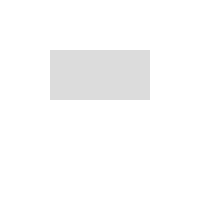
Frame 1 (no input)
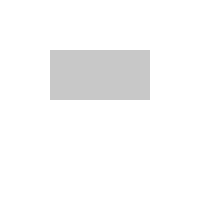
Frame 60 (the mouse pressed at the canvas centre just before this capture)
Frame 120 (the mouse held since frame 60 and released just before this capture): identical to frame 60, image omitted

The Processing sketch that drew these frames (run headless with seeded random() and noise(); from frame 60 on, the mouse is pressed at the canvas centre):

// Processing sketch: processing_80193
// ── processing_80193.pde

int colorFons= 220;
int x= 50;
int y= 50;
int offsetX= 0;
int offsetY= 0;

void setup (){
    size(200, 200);
    noStroke();
}

void draw(){
  background (255);
  dibuixa();
  cambiaColor();
  mousePressed();
}
void dibuixa(){
   fill (colorFons);
   rect (x, y, 100, 50);
}
void cambiaColor(){
   if (mouseX > x && mouseX < x+100 && mouseY > y && mouseY < y +50){
      if (mousePressed) {
        colorFons = 0;
        x = mouseX - offsetX;
        y = mouseY - offsetY;
      } else {
        colorFons = 120; 
      }
    }
    else {
      colorFons = 200;
    }
}
void mousePressed(){
    offsetX = mouseX - x;
    offsetY = mouseY -y;
}
  
